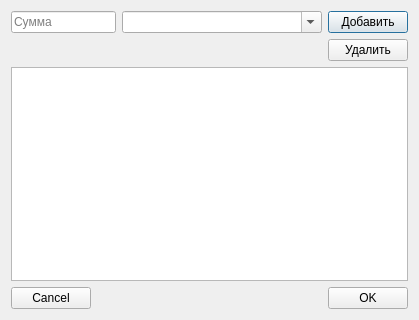
<?xml version="1.0" encoding="UTF-8"?>
<ui version="4.0">
 <class>TemplatesDialog</class>
 <widget class="QDialog" name="TemplatesDialog">
  <property name="windowModality">
   <enum>Qt::NonModal</enum>
  </property>
  <property name="geometry">
   <rect>
    <x>0</x>
    <y>0</y>
    <width>419</width>
    <height>320</height>
   </rect>
  </property>
  <property name="windowTitle">
   <string/>
  </property>
  <property name="modal">
   <bool>true</bool>
  </property>
  <layout class="QVBoxLayout" name="verticalLayout">
   <item>
    <layout class="QHBoxLayout" name="horizontalLayout_3">
     <item>
      <widget class="QLineEdit" name="leValue">
       <property name="text">
        <string/>
       </property>
       <property name="placeholderText">
        <string>Сумма</string>
       </property>
      </widget>
     </item>
     <item>
      <widget class="QComboBox" name="cbCategory">
       <property name="sizePolicy">
        <sizepolicy hsizetype="Fixed" vsizetype="Fixed">
         <horstretch>0</horstretch>
         <verstretch>0</verstretch>
        </sizepolicy>
       </property>
       <property name="minimumSize">
        <size>
         <width>200</width>
         <height>0</height>
        </size>
       </property>
       <property name="editable">
        <bool>true</bool>
       </property>
      </widget>
     </item>
     <item>
      <widget class="QPushButton" name="btnAddConsumptionTemplate">
       <property name="text">
        <string>Добавить</string>
       </property>
      </widget>
     </item>
    </layout>
   </item>
   <item>
    <layout class="QHBoxLayout" name="horizontalLayout">
     <item>
      <spacer name="horizontalSpacer_2">
       <property name="orientation">
        <enum>Qt::Horizontal</enum>
       </property>
       <property name="sizeHint" stdset="0">
        <size>
         <width>40</width>
         <height>20</height>
        </size>
       </property>
      </spacer>
     </item>
     <item>
      <widget class="QPushButton" name="btnDeleteConsumptionTemplate">
       <property name="text">
        <string>Удалить</string>
       </property>
      </widget>
     </item>
    </layout>
   </item>
   <item>
    <widget class="QTableView" name="tvTemplates"/>
   </item>
   <item>
    <layout class="QHBoxLayout" name="horizontalLayout_2">
     <item>
      <widget class="QPushButton" name="btnCancel">
       <property name="text">
        <string>Cancel</string>
       </property>
      </widget>
     </item>
     <item>
      <spacer name="horizontalSpacer">
       <property name="orientation">
        <enum>Qt::Horizontal</enum>
       </property>
       <property name="sizeHint" stdset="0">
        <size>
         <width>40</width>
         <height>20</height>
        </size>
       </property>
      </spacer>
     </item>
     <item>
      <widget class="QPushButton" name="btnOK">
       <property name="text">
        <string>OK</string>
       </property>
      </widget>
     </item>
    </layout>
   </item>
  </layout>
 </widget>
 <resources/>
 <connections/>
</ui>
